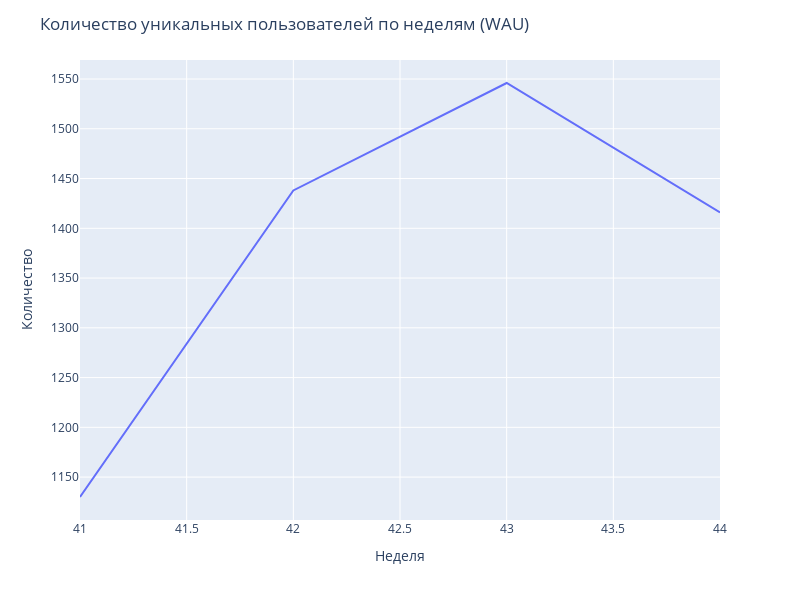

Here is the notebook cell this chart was saved with:
### Markdown cell above
## WAU

### Code cell
q = """ 
SELECT EXTRACT(WEEK FROM event_time) AS week, COUNT(DISTINCT user_id) AS unique_users 
FROM events 
GROUP BY week
ORDER BY week;  """
results = duckdb.sql(q).df()

fig = px.line(results, x='week', y='unique_users') 
fig.update_layout(
    title="Количество уникальных пользователей по неделям (WAU)",
    xaxis_title="Неделя",
    yaxis_title="Количество",
    legend_title='',
    width=800,
    height=600
)
fig.show()

### Figure 1 — Plotly figure (JSON) as saved in the notebook; plotly's stock layout.template omitted (floating-point values rounded to 4 significant figures)
{"data": [{"hovertemplate": "week=%{x}<br>unique_users=%{y}<extra></extra>", "legendgroup": "", "line": {"color": "#636efa", "dash": "solid"}, "marker": {"symbol": "circle"}, "mode": "lines", "name": "", "orientation": "v", "showlegend": false, "type": "scatter", "x": [41, 42, 43, 44], "xaxis": "x", "y": [1130, 1438, 1546, 1416], "yaxis": "y"}], "layout": {"height": 600, "legend": {"title": {"text": ""}, "tracegroupgap": 0}, "margin": {"t": 60}, "title": {"text": "Количество уникальных пользователей по неделям (WAU)"}, "width": 800, "xaxis": {"anchor": "y", "domain": [0, 1], "title": {"text": "Неделя"}}, "yaxis": {"anchor": "x", "domain": [0, 1], "title": {"text": "Количество"}}}}
